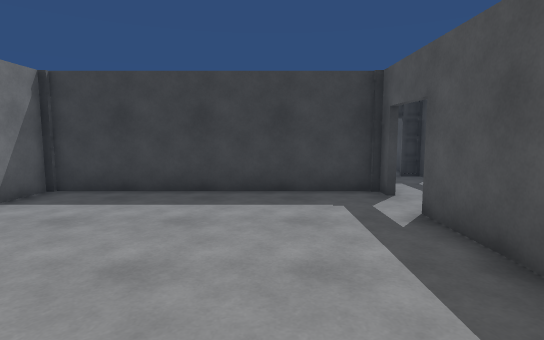
View 1 (above)

24 first-person views from a walk through a scene from a Unity 3-D project. The camera is 1.4 m above the floor, tilts 6° down and sees 80° across. The floor is counted in squares, 1 m on a side. Each view is taken from the middle of a square. On the plan, view 1 faces up. The plan holds only what a view shows up to about 15 squares ahead; the rest is blank. Door leaves are left out, so doorways stand open.

View 2
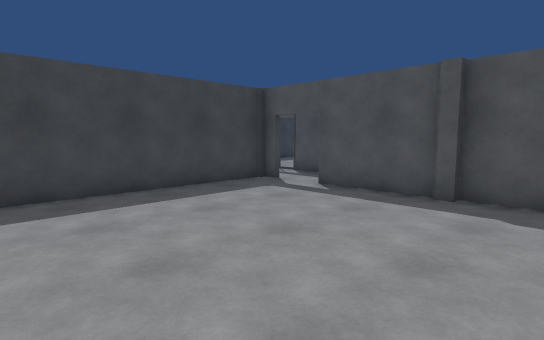

View 3
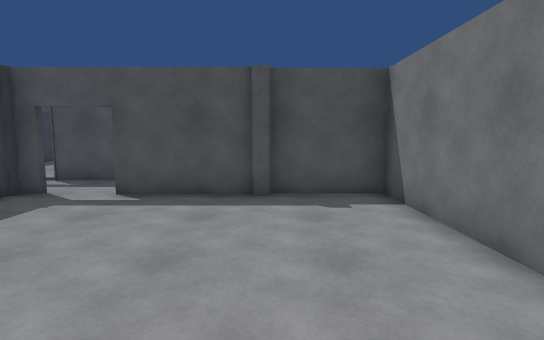

View 4
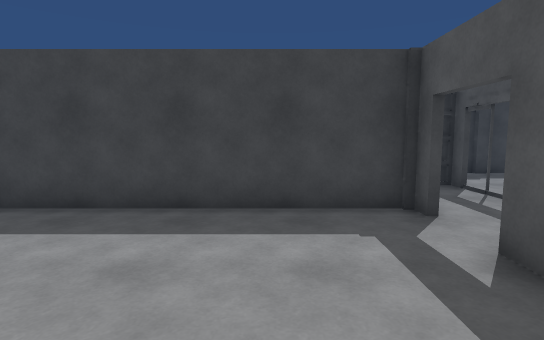

View 5
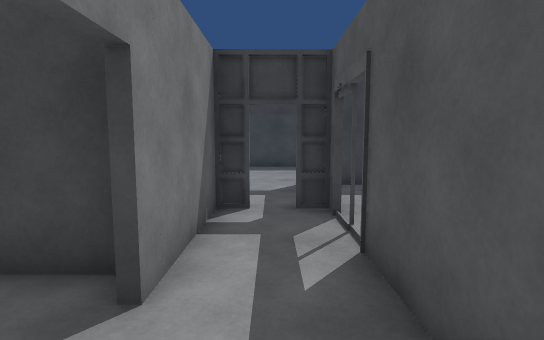

View 6
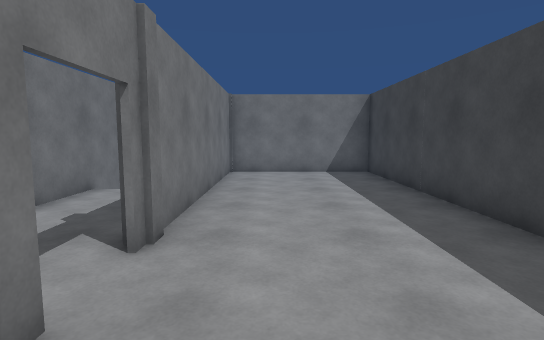

View 7
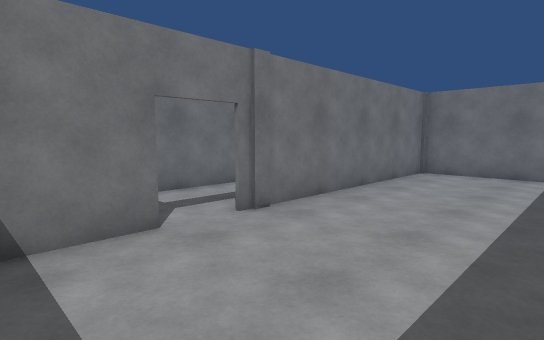

View 8
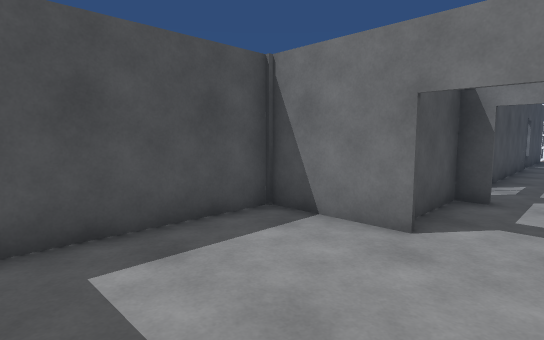

View 9
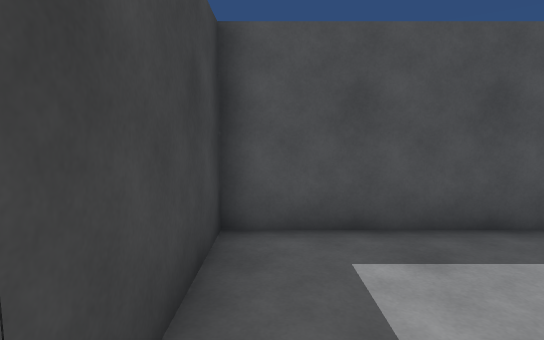

View 10
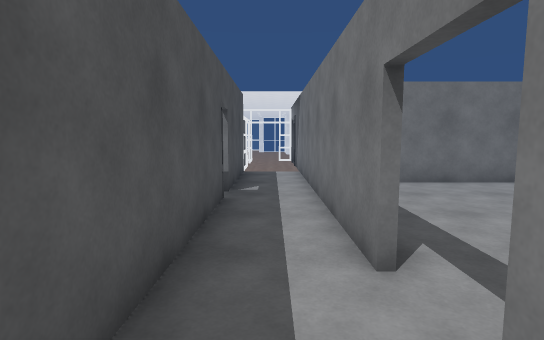

View 11
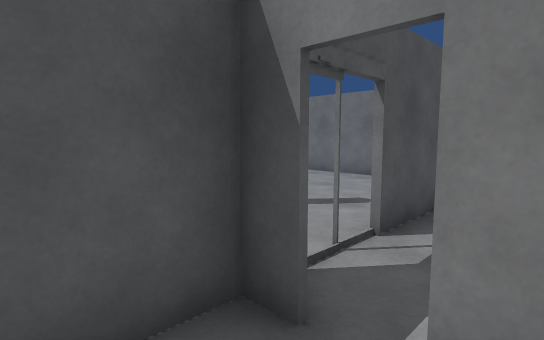

View 12
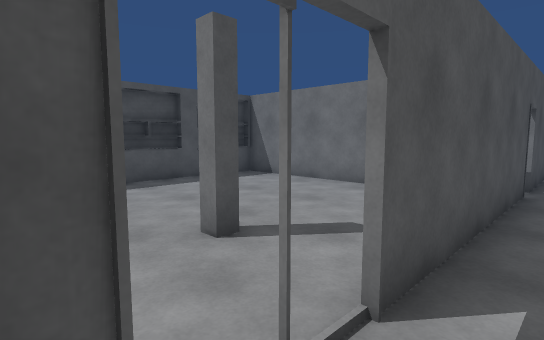

View 13
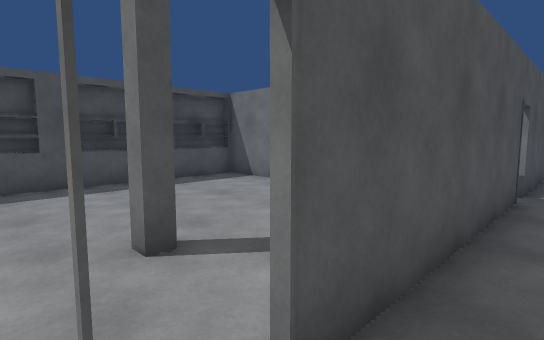

View 14
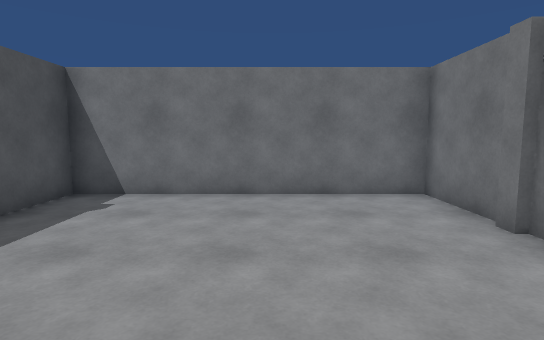

View 15
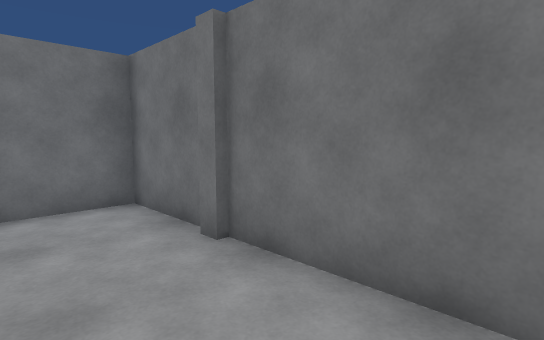

View 16
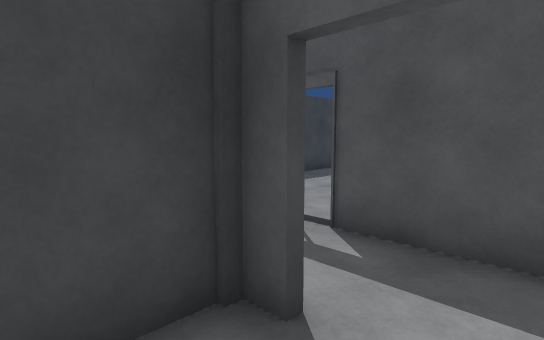

View 17
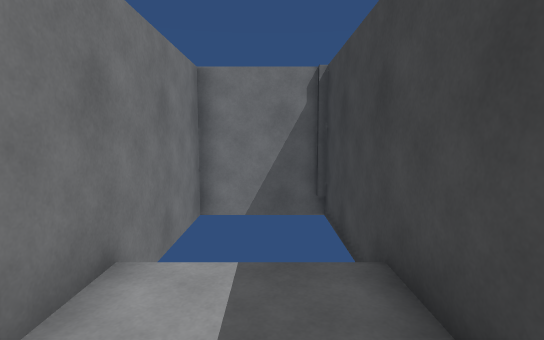

View 18
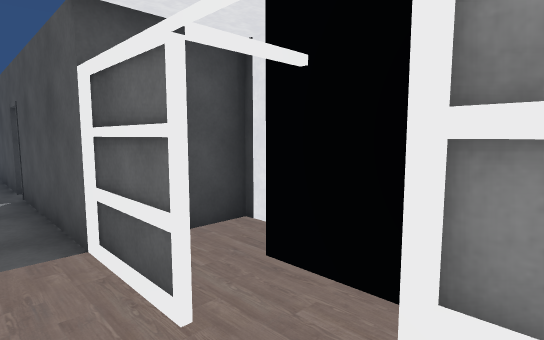

View 19
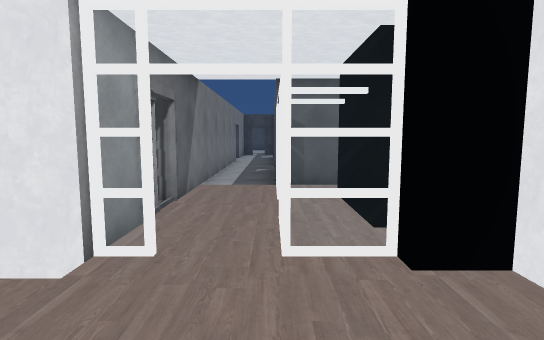

View 20
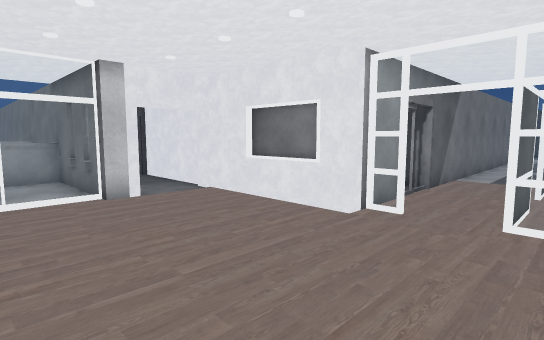

View 21
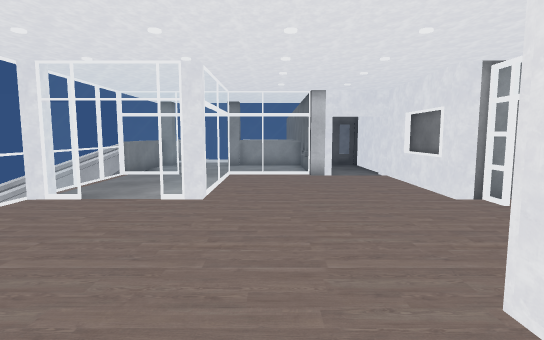

View 22
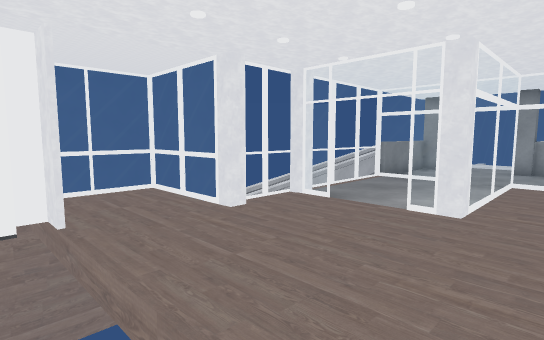

View 23
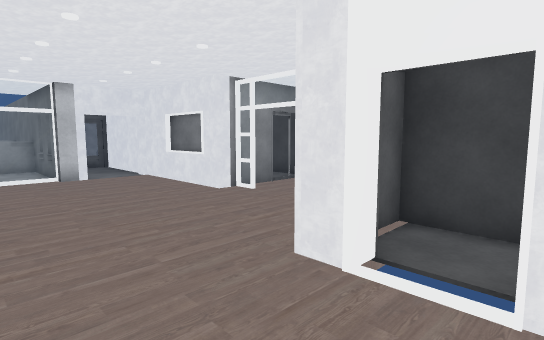

View 24
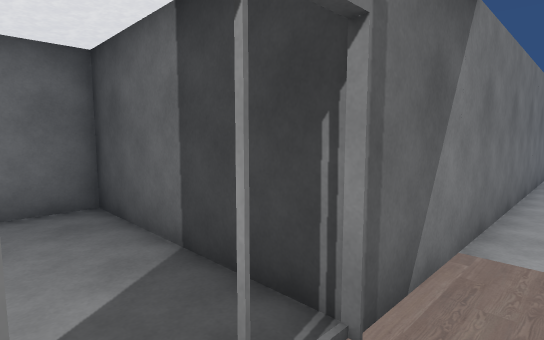

### Floor plan
Key: @ floor where view 1 was taken; # wall or solid block; . floor; D open door; = window, fence, low wall or low ledge; T thing the floor can be seen under or through; O other object.
Columns run from 10 left of view 1 to 14 right of it. Each row starts with its distance up from view 1.
 20     ###############
 19     #.............O
 18     #.............O
 17     #.............O
 16     #.............O
 15     #.............O
 14     #########DDDOO#O OOO
 13     #    ......# .....
 12     #    ......T.....
 11     ##########.T ...
 10     O        O.D ....
  9     O        O.D .......#
  8     ##########.T .#.....#
  7     #........D.#........#
  6     #........O.# .......#
  5     #........O.# .......#
  4     #........O.#  ......#
  3     #........O.#   .....#
  2     #........#.    OOOOO#
  1     #........O.O
  0     #.....@..O.O
 -1     #########O.O
 -2              O.O
 -3              O.O
 -4              #.#OOO
 -5              O.#.#
 -6        OOOOOOO.#.#
 -7        O.... D...#
 -8        O.... O.#.#
 -9        O     O.###
-10      ###D#####..  ##
-11     D...D.........O.
-12     O###O.........ODOOO
-13 ######OO=...........
-14     =...=............
-15     =...=.......... .
-16     #....== ==....
-17      .............
-18       ..=....=....
-19      ====....#....
-20        ##    # =..O#
-21                #..D
-22                =..
-23                #==
-24                ==#

Positions as (right, up) in squares from view 1, and headings:
1: (0, 0), facing up
2: (-5, 0), facing up-right
3: (-5, 2), facing right
4: (0, 2), facing up
5: (4, 5), facing up
6: (7, 16), facing left
7: (7, 19), facing down-left
8: (3, 19), facing down-right
9: (3, 19), facing right
10: (4, 9), facing down
11: (3, 13), facing down-right
12: (4, 11), facing down-right
13: (4, 10), facing down-right
14: (-2, 7), facing down
15: (-3, 6), facing down-left
16: (1, 6), facing up-right
17: (2, 13), facing left
18: (4, -8), facing up-right
19: (5, -13), facing up
20: (6, -15), facing up-left
21: (10, -14), facing left
22: (9, -14), facing down-left
23: (10, -15), facing up-left
24: (4, -8), facing up-left
